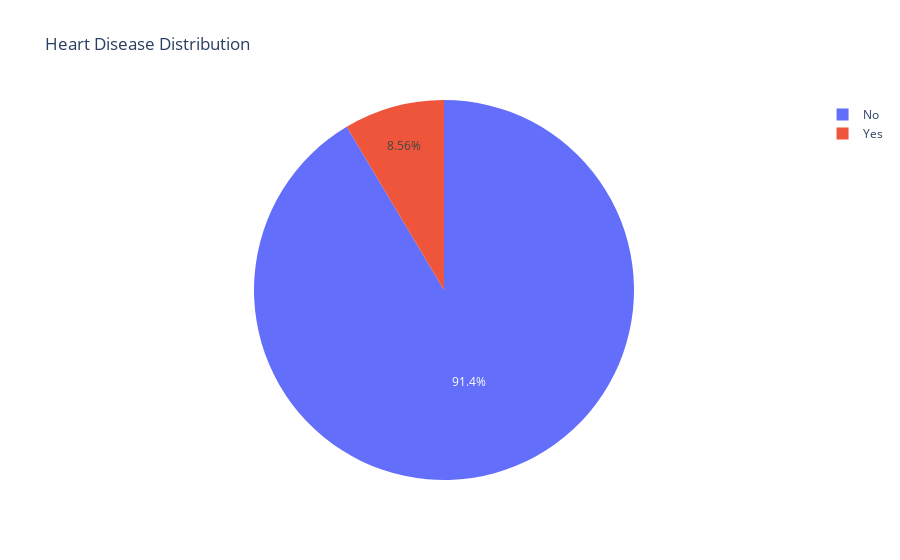

Notebook source saved alongside this figure:
### Markdown cell above
## 2. Exploratory Data Analysis (EDA)

### 2.1 Class Distribution Analysis

### Code cell
# Check the class distribution
print("Original class distribution:")
print(data['HeartDisease'].value_counts())
print("\nClass distribution (%):")
print(data['HeartDisease'].value_counts(normalize=True) * 100)

# Visualize class distribution
fig = px.pie(
    values=data['HeartDisease'].value_counts().values,
    names=data['HeartDisease'].value_counts().index,
    title='Heart Disease Distribution',
    color_discrete_map={'Yes': '#EF553B', 'No': '#636EFA'}
)
fig.show()

### Figure 1 — Plotly figure (JSON) as saved in the notebook; plotly's stock layout.template omitted (floating-point values rounded to 4 significant figures)
{"data": [{"domain": {"x": [0, 1], "y": [0, 1]}, "hovertemplate": "label=%{label}<br>value=%{value}<extra></extra>", "labels": ["No", "Yes"], "legendgroup": "", "name": "", "showlegend": true, "type": "pie", "values": [292422, 27373]}], "layout": {"legend": {"tracegroupgap": 0}, "title": {"text": "Heart Disease Distribution"}}}
